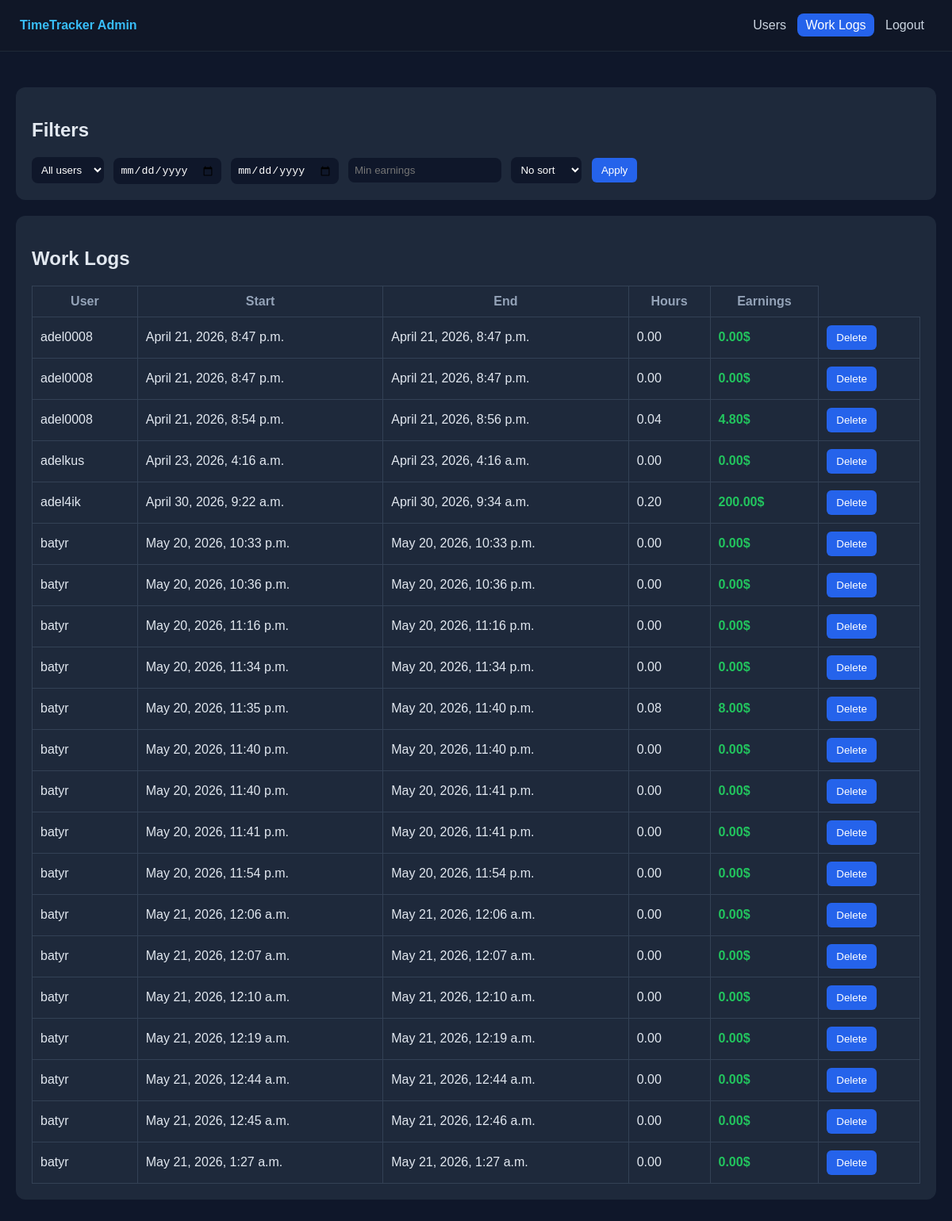
The app's page /admin-42829/?tab=worklogs (signed in) with its own data.
### main/models.py (models this page shows)
class WorkDay(models.Model):
    user = models.ForeignKey(settings.AUTH_USER_MODEL, on_delete=models.CASCADE)
    start_time = models.DateTimeField(auto_now_add=True)
    end_time = models.DateTimeField(null=True, blank=True)
    is_active = models.BooleanField(default=True)
    def get_hours(self):
        if self.end_time:
            delta = self.end_time - self.start_time
            return round(delta.total_seconds() / 3600, 2)
        return 0
    def get_earnings(self):
        return round(self.get_hours() * self.user.hourly_rate, 2)

class User(AbstractUser):
    email = models.EmailField(unique=True)
    position = models.CharField(max_length=100, blank=True, null=True)
    is_employee = models.BooleanField(default=True)
    telegram_id = models.CharField(max_length=50, unique=True, blank=True, null=True)
    hourly_rate = models.FloatField(default=100)

### main/views.py (the view)
# urls.py: path('admin-42829/', views.admin, name='admin'),
@login_required
def admin(request):
    if not request.user.is_superuser:
        return redirect("/profile/")
    tab = request.GET.get("tab", "users")
    users = User.objects.exclude(is_superuser=True)
    workdays = WorkDay.objects.select_related("user").all()
    user_id = request.GET.get("user")
    start_date = request.GET.get("start")
    end_date = request.GET.get("end")
    min_earnings = request.GET.get("min_earnings")
    sort = request.GET.get("sort")
    if user_id:
        workdays = workdays.filter(user_id=user_id)
    if start_date:
        workdays = workdays.filter(start_time__date__gte=start_date)
    if end_date:
        workdays = workdays.filter(start_time__date__lte=end_date)
    if min_earnings:
        min_earnings = float(min_earnings)
        workdays = [w for w in workdays if w.get_earnings() >= min_earnings]
    if sort == "hours":
        workdays = sorted(workdays, key=lambda x: x.get_hours(), reverse=True)
    elif sort == "earnings":
        workdays = sorted(workdays, key=lambda x: x.get_earnings(), reverse=True)
    elif sort == "date":
        workdays = sorted(workdays, key=lambda x: x.start_time, reverse=True)
    total_hours = sum(w.get_hours() for w in workdays)
    total_money = sum(w.get_earnings() for w in workdays)
    return render(request, "main/admin.html", {
        "tab": tab,
        "users": users,
        "workdays": workdays,
        "total_hours": total_hours,
        "total_money": total_money
    })

### main/templates/main/admin.html (shortened to what this page needs)
<!DOCTYPE html>
<html lang="en">
<head>
</head>
<body>
<div class="topbar">
    <div class="logo">TimeTracker Admin</div>
    <div class="nav">
        <a href="/admin-42829/?tab=users" class="{% if tab == 'users' %}active{% endif %}">Users</a>
        <a href="/admin-42829/?tab=worklogs" class="{% if tab == 'worklogs' %}active{% endif %}">Work Logs</a>
        <a href="/logout/" class="logout">Logout</a>
    </div>
</div>
<div class="main">
{% if tab == "worklogs" %}
<div class="card">
    <h2>Filters</h2>
    <form method="GET">
        <select name="user">
            <option value="">All users</option>
        </select>
        <input type="date" name="start">
        <input type="date" name="end">
        <input type="number" step="0.01" name="min_earnings" placeholder="Min earnings">
        <select name="sort">
            <option value="">No sort</option>
        </select>
        <button type="submit">Apply</button>
    </form>
</div>
<div class="card">
    <h2>Work Logs</h2>
    <table>
        <tr>
            <th>User</th>
            <th>Start</th>
            <th>End</th>
            <th>Hours</th>
            <th>Earnings</th>
        </tr>
        {% for w in workdays %}
        <tr>
            <td>{{ w.user.username }}</td>
            <td>{{ w.start_time }}</td>
            <td>{{ w.end_time }}</td>
            <td>{{ w.get_hours|floatformat:2 }}</td>
            <td class="money">{{ w.get_earnings|floatformat:2 }}$</td>
            <td>
                <form method="post" action="{% url 'admin_delete_workday' w.id %}" style="display:inline;">
                    <button type="submit">
                        Delete
                    </button>
                </form>
            </td>
        </tr>
        {% endfor %}
    </table>
</div>
{% endif %}
</div>
</body>
</html>

### main/templates/main/admin.html (style rules this page uses)
body { margin: 0; font-family: Arial, sans-serif; background: #0f172a; color: #e2e8f0; }
.topbar { position: fixed; top: 0; left: 0; right: 0; height: 64px; background: rgba(17, 24, 39, 0.95); display: flex; align-items: center; justify-content: space-between; padding: 0 25px; border-bottom: 1px solid #1f2937; }
.logo { font-weight: bold; color: #38bdf8; }
.nav a { color: #cbd5e1; text-decoration: none; padding: 6px 10px; border-radius: 8px; }
.nav a.active { background: #2563eb; color: white; }
.logout { color: #f87171; }
.main { margin-top: 90px; padding: 20px; }
.card { background: #1e293b; padding: 20px; border-radius: 12px; margin-bottom: 20px; }
table { width: 100%; border-collapse: collapse; }
th, td { border: 1px solid #334155; padding: 10px; text-align: left; }
th { color: #94a3b8; text-align: center; }
.money { color: #22c55e; font-weight: bold; }
input, select { padding: 8px; border-radius: 8px; border: none; margin-right: 8px; background: #0f172a; color: white; }
button { padding: 8px 12px; background: #2563eb; border: none; border-radius: 6px; color: white; cursor: pointer; }
a { color: white; text-decoration: none; }

### records on screen
WorkDay: user.username "adel0008", start_time "April 21, 2026, 8:47 p.m.", end_time "April 21, 2026, 8:47 p.m.", get_hours "0.00", get_earnings "0.00"
WorkDay: user.username "adel0008", start_time "April 21, 2026, 8:47 p.m.", end_time "April 21, 2026, 8:47 p.m.", get_hours "0.00", get_earnings "0.00"
WorkDay: user.username "adel0008", start_time "April 21, 2026, 8:54 p.m.", end_time "April 21, 2026, 8:56 p.m.", get_hours "0.04", get_earnings "4.80"
WorkDay: user.username "adelkus", start_time "April 23, 2026, 4:16 a.m.", end_time "April 23, 2026, 4:16 a.m.", get_hours "0.00", get_earnings "0.00"
WorkDay: user.username "adel4ik", start_time "April 30, 2026, 9:22 a.m.", end_time "April 30, 2026, 9:34 a.m.", get_hours "0.20", get_earnings "200.00"
WorkDay: user.username "batyr", start_time "May 20, 2026, 10:33 p.m.", end_time "May 20, 2026, 10:33 p.m.", get_hours "0.00", get_earnings "0.00"
WorkDay: user.username "batyr", start_time "May 20, 2026, 10:36 p.m.", end_time "May 20, 2026, 10:36 p.m.", get_hours "0.00", get_earnings "0.00"
WorkDay: user.username "batyr", start_time "May 20, 2026, 11:16 p.m.", end_time "May 20, 2026, 11:16 p.m.", get_hours "0.00", get_earnings "0.00"
WorkDay: user.username "batyr", start_time "May 20, 2026, 11:34 p.m.", end_time "May 20, 2026, 11:34 p.m.", get_hours "0.00", get_earnings "0.00"
WorkDay: user.username "batyr", start_time "May 20, 2026, 11:35 p.m.", end_time "May 20, 2026, 11:40 p.m.", get_hours "0.08", get_earnings "8.00"
WorkDay: user.username "batyr", start_time "May 20, 2026, 11:40 p.m.", end_time "May 20, 2026, 11:40 p.m.", get_hours "0.00", get_earnings "0.00"
WorkDay: user.username "batyr", start_time "May 20, 2026, 11:40 p.m.", end_time "May 20, 2026, 11:41 p.m.", get_hours "0.00", get_earnings "0.00"
WorkDay: user.username "batyr", start_time "May 20, 2026, 11:41 p.m.", end_time "May 20, 2026, 11:41 p.m.", get_hours "0.00", get_earnings "0.00"
WorkDay: user.username "batyr", start_time "May 20, 2026, 11:54 p.m.", end_time "May 20, 2026, 11:54 p.m.", get_hours "0.00", get_earnings "0.00"
WorkDay: user.username "batyr", start_time "May 21, 2026, 12:06 a.m.", end_time "May 21, 2026, 12:06 a.m.", get_hours "0.00", get_earnings "0.00"
WorkDay: user.username "batyr", start_time "May 21, 2026, 12:07 a.m.", end_time "May 21, 2026, 12:07 a.m.", get_hours "0.00", get_earnings "0.00"
WorkDay: user.username "batyr", start_time "May 21, 2026, 12:10 a.m.", end_time "May 21, 2026, 12:10 a.m.", get_hours "0.00", get_earnings "0.00"
WorkDay: user.username "batyr", start_time "May 21, 2026, 12:19 a.m.", end_time "May 21, 2026, 12:19 a.m.", get_hours "0.00", get_earnings "0.00"
WorkDay: user.username "batyr", start_time "May 21, 2026, 12:44 a.m.", end_time "May 21, 2026, 12:44 a.m.", get_hours "0.00", get_earnings "0.00"
WorkDay: user.username "batyr", start_time "May 21, 2026, 12:45 a.m.", end_time "May 21, 2026, 12:46 a.m.", get_hours "0.00", get_earnings "0.00"
WorkDay: user.username "batyr", start_time "May 21, 2026, 1:27 a.m.", end_time "May 21, 2026, 1:27 a.m.", get_hours "0.00", get_earnings "0.00"
